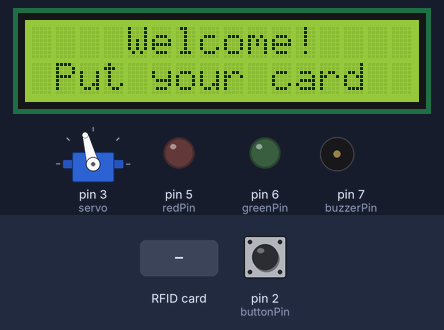
Simulated run of this sketch. Board: Arduino Uno, built with avr-gcc and run on an emulated ATmega328P. Parts: 16×2 character LCD, servo, output pins drawn as LEDs (lit = HIGH), buzzer (waves = sounding, pin HIGH). Inputs (shaded band) come from the test bench; at power-on: pin 2 (buttonPin) LOW. Pins used as bus, display or sensor lines are not drawn; what the sketch prints to the serial monitor is not drawn.

Above: at 1.3 s.
1.4 s: RFID card 72 D4 45 51 held to the reader
At 3.0 s:
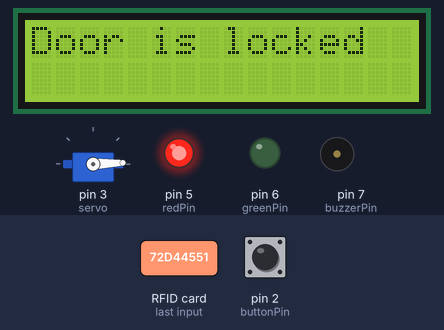
4.1 s: RFID card 5E 7A 19 C4 held to the reader
At 6.0 s:
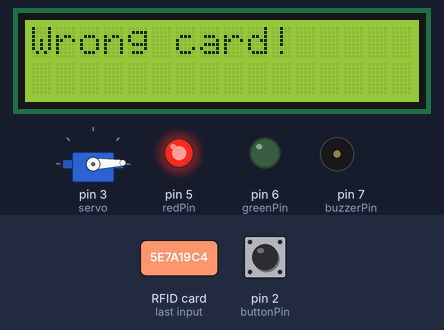
6.6 s: RFID card 72 D4 45 51 held to the reader
At 9.5 s:
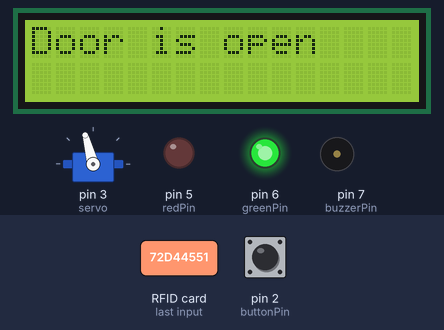
9.6 s: RFID card 5E 7A 19 C4 held to the reader
At 10.86 s:
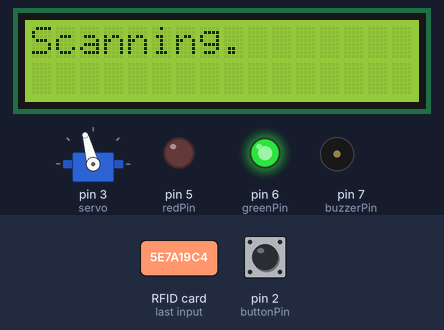
12.6 s: pin 2 (buttonPin) pulled HIGH for 3.2 s
Timing chart, 0 to 17.4 s (numbered marks = the images above; inputs shaded):
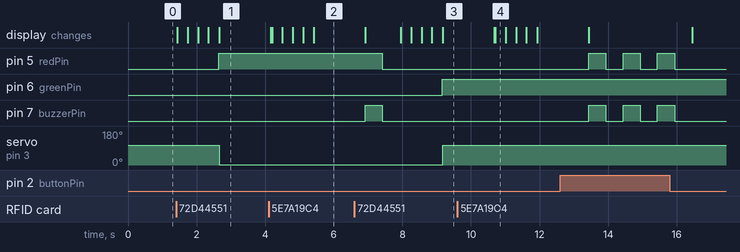

The sketch:

door_locker_servo.ino
```cpp
#include <Servo.h>
#include <LiquidCrystal_I2C.h>
#include <SPI.h>
#include <MFRC522.h>

#define SS_PIN 10
#define RST_PIN 9
String UID = "72 D4 45 51";
byte lock = 0;
int redPin = 5;
int greenPin = 6;
int buzzerPin = 7;  // Buzzer pin
Servo servo;
LiquidCrystal_I2C lcd(0x27, 16, 2);
MFRC522 rfid(SS_PIN, RST_PIN);
int buttonPin = 2;
unsigned long lastDebounceTime = 0;
unsigned long debounceDelay = 50;  // 50 ms debounce delay

void setup() {
  Serial.begin(9600);
  servo.write(105);
  lcd.init();
  lcd.backlight();
  servo.attach(3);
  pinMode(redPin, OUTPUT);
  pinMode(greenPin, OUTPUT);
  pinMode(buzzerPin, OUTPUT);  // Set buzzer pin as output
  pinMode(buttonPin, INPUT);  // Button input pin
  SPI.begin();
  rfid.PCD_Init();
}

void loop() {
  lcd.setCursor(4, 0);
  lcd.print("Welcome!");
  lcd.setCursor(1, 1);
  lcd.print("Put your card");

  if (!rfid.PICC_IsNewCardPresent())
    return;
  if (!rfid.PICC_ReadCardSerial())
    return;

  lcd.clear();
  lcd.setCursor(0, 0);
  lcd.print("Scanning");
  Serial.print("NUID tag is :");
  String ID = "";
  for (byte i = 0; i < rfid.uid.size; i++) {
    lcd.print(".");
    ID.concat(String(rfid.uid.uidByte[i] < 0x10 ? " 0" : " "));
    ID.concat(String(rfid.uid.uidByte[i], HEX));
    delay(300);
  }
  ID.toUpperCase();

  // Correct card: Lock/Unlock logic
  if (ID.substring(1) == UID && lock == 0) {
    // Lock the door
    digitalWrite(redPin, HIGH);
    digitalWrite(greenPin, LOW);
    servo.write(2);
    lcd.clear();
    lcd.setCursor(0, 0);
    lcd.print("Door is locked");
    delay(1500);
    lcd.clear();
    lock = 1;

  } else if (ID.substring(1) == UID && lock == 1) {
    // Unlock the door
    digitalWrite(greenPin, HIGH);
    digitalWrite(redPin, LOW);
    servo.write(105);
    lcd.clear();
    lcd.setCursor(0, 0);
    lcd.print("Door is open");
    delay(1500);
    lcd.clear();
    lock = 0;

  } else {
    // Wrong card: Blink red LED and buzz until button press
    lcd.clear();
    lcd.setCursor(0, 0);
    lcd.print("Wrong card!");
    delay(1500);
    lcd.clear();

    while (true) {
      // Blink the red LED
      digitalWrite(redPin, HIGH);
      digitalWrite(buzzerPin, HIGH);  // Turn buzzer on
      delay(500);
      digitalWrite(redPin, LOW);
      digitalWrite(buzzerPin, LOW);  // Turn buzzer off
      delay(500);

      // Check if button is pressed
      if (digitalRead(buttonPin) == LOW) {
        // Break the loop if button is pressed
        break;
      }
    }
  }
}
```

Measured:
- after the input at 1.4 s, pin 5 (redPin): LOW → HIGH after 1.2 s; servo on pin 3 (servo): 105° → 2° after 1.3 s; the display: first changes at once (image 1 shows a later state)
- after the input at 4.1 s, the display: first differs from a run without the input after 0.10 s (image 2 shows a later state)
- after the input at 6.6 s, pin 6 (greenPin): LOW → HIGH after 2.6 s; servo on pin 3 (servo): 2° → 105° after 2.6 s; the display: first differs from a run without the input after 1.4 s (image 3 shows a later state)
- after the input at 9.6 s, the display: first differs from a run without the input after 1.1 s (image 4)
- by itself, pin 7 (buzzerPin): alternates HIGH for 0.50 s and LOW for 0.50 s, 6 changes in all, then stays LOW
